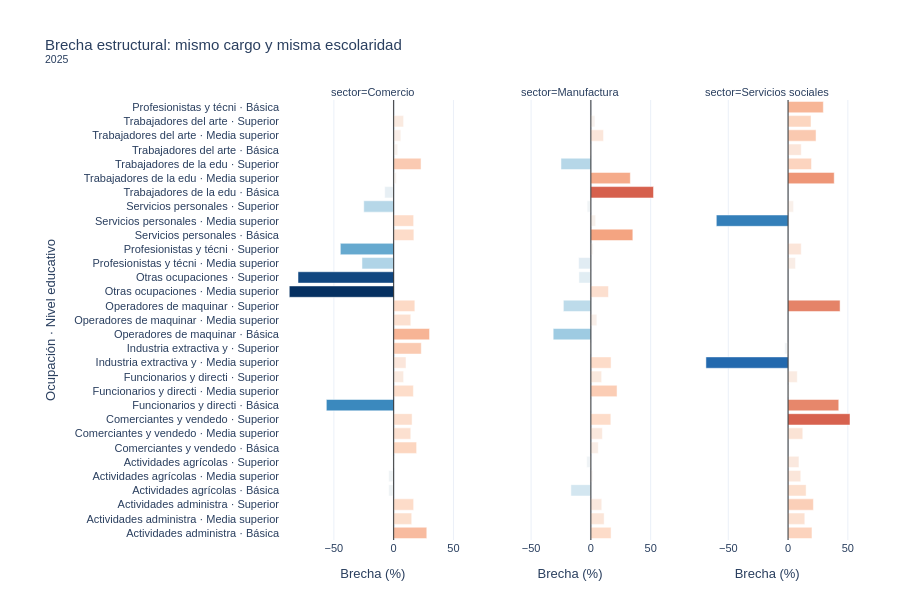

Notebook source saved alongside this figure:
### Markdown cell above
### G8 — Brecha estructural: mismo cargo y misma escolaridad

Usa la tabla de la sección 8 para mostrar los casos donde
hombres y mujeres con el mismo tipo de ocupación y nivel educativo
ganan diferente dentro del mismo sector.

Se filtra a combinaciones donde hay al menos 5,000 personas de cada sexo
para evitar que grupos muy pequeños dominen la vista.

### Code cell
archivo_est = next(RUTA_ANALISIS.glob('brecha_estructural_*.csv'), None)
if not archivo_est:
    raise FileNotFoundError('Corre la sección 9 del 02_calculo primero.')

pivot_ext = pd.read_csv(archivo_est, encoding='utf-8-sig')
anio_ult  = int(archivo_est.stem.split('_')[-1])

sectores_g8    = ['Manufactura','Comercio','Servicios sociales']
niveles_validos = ['Básica','Media superior','Superior']

df_g8 = pivot_ext[
    pivot_ext['sector'].isin(sectores_g8) &
    pivot_ext['nivel_educ'].isin(niveles_validos) &
    pivot_ext['brecha_pct'].notna()
].dropna(subset=['Hombre','Mujer']).copy()

df_g8['etiqueta'] = df_g8['ocupacion'].str[:22] + ' · ' + df_g8['nivel_educ']

fig8 = px.bar(
    df_g8, x='brecha_pct', y='etiqueta',
    facet_col='sector', facet_col_wrap=3,
    color='brecha_pct',
    color_continuous_scale='RdBu_r', color_continuous_midpoint=0,
    orientation='h',
    labels={'brecha_pct':'Brecha (%)','etiqueta':'Ocupación · Nivel educativo'},
    title='Brecha estructural: mismo cargo y misma escolaridad<br>'
          f'<sup>{anio_ult}</sup>',
)
fig8.add_vline(x=0, line_color='black', line_width=0.8)
fig8.update_coloraxes(showscale=False)
fig8.update_layout(
    template='plotly_white',
    margin=dict(t=100, b=60, l=280, r=40), height=600,
    font=dict(family='Arial, sans-serif', size=11),
)
fig8.write_html(str(RUTA_DASH / 'g8_brecha_estructural.html'), include_plotlyjs='cdn')
fig8.show()
print('G8 guardada.')

### Figure 1 — Plotly figure (JSON) as saved in the notebook; plotly's stock layout.template omitted (floating-point values rounded to 4 significant figures)
{"data": [{"hovertemplate": "sector=Comercio<br>Brecha (%)=%{marker.color}<br>Ocupación · Nivel educativo=%{y}<extra></extra>", "legendgroup": "", "marker": {"color": [27.7, 15.1, 16.7, -4.2, -4.2, 0.5, 19.2, 14.3, 15.4, -56.3, 16.5, 8.3, 10.3, 23.1, 30.0, 14.3, 17.7, -87.3, -80.0, -26.5, -44.6, 16.9, 16.7, -25.0, -7.5, 2.4, 22.9, 3.4, 6.0, 8.3], "coloraxis": "coloraxis", "pattern": {"shape": ""}}, "name": "", "orientation": "h", "showlegend": false, "textposition": "auto", "type": "bar", "x": [27.7, 15.1, 16.7, -4.2, -4.2, 0.5, 19.2, 14.3, 15.4, -56.3, 16.5, 8.3, 10.3, 23.1, 30.0, 14.3, 17.7, -87.3, -80.0, -26.5, -44.6, 16.9, 16.7, -25.0, -7.5, 2.4, 22.9, 3.4, 6.0, 8.3], "xaxis": "x", "y": ["Actividades administra · Básica", "Actividades administra · Media superior", "Actividades administra · Superior", "Actividades agrícolas · Básica", "Actividades agrícolas · Media superior", "Actividades agrícolas · Superior", "Comerciantes y vendedo · Básica", "Comerciantes y vendedo · Media superior", "Comerciantes y vendedo · Superior", "Funcionarios y directi · Básica", "Funcionarios y directi · Media superior", "Funcionarios y directi · Superior", "Industria extractiva y · Media superior", "Industria extractiva y · Superior", "Operadores de maquinar · Básica", "Operadores de maquinar · Media superior", "Operadores de maquinar · Superior", "Otras ocupaciones · Media superior", "Otras ocupaciones · Superior", "Profesionistas y técni · Media superior", "Profesionistas y técni · Superior", "Servicios personales · Básica", "Servicios personales · Media superior", "Servicios personales · Superior", "Trabajadores de la edu · Básica", "Trabajadores de la edu · Media superior", "Trabajadores de la edu · Superior", "Trabajadores del arte · Básica", "Trabajadores del arte · Media superior", "Trabajadores del arte · Superior"], "yaxis": "y"}, {"hovertemplate": "sector=Manufactura<br>Brecha (%)=%{marker.color}<br>Ocupación · Nivel educativo=%{y}<extra></extra>", "legendgroup": "", "marker": {"color": [16.9, 11.1, 9.1, -16.7, 1.6, -3.5, 6.2, 9.6, 16.7, -0.3, 21.9, 9.0, 16.9, -0.3, -31.5, 5.0, -23.0, 14.7, -10.0, -10.2, 1.9, 35.1, 4.0, -3.1, 52.4, 33.0, -25.0, -0.6, 10.6, 3.4], "coloraxis": "coloraxis", "pattern": {"shape": ""}}, "name": "", "orientation": "h", "showlegend": false, "textposition": "auto", "type": "bar", "x": [16.9, 11.1, 9.1, -16.7, 1.6, -3.5, 6.2, 9.6, 16.7, -0.3, 21.9, 9.0, 16.9, -0.3, -31.5, 5.0, -23.0, 14.7, -10.0, -10.2, 1.9, 35.1, 4.0, -3.1, 52.4, 33.0, -25.0, -0.6, 10.6, 3.4], "xaxis": "x2", "y": ["Actividades administra · Básica", "Actividades administra · Media superior", "Actividades administra · Superior", "Actividades agrícolas · Básica", "Actividades agrícolas · Media superior", "Actividades agrícolas · Superior", "Comerciantes y vendedo · Básica", "Comerciantes y vendedo · Media superior", "Comerciantes y vendedo · Superior", "Funcionarios y directi · Básica", "Funcionarios y directi · Media superior", "Funcionarios y directi · Superior", "Industria extractiva y · Media superior", "Industria extractiva y · Superior", "Operadores de maquinar · Básica", "Operadores de maquinar · Media superior", "Operadores de maquinar · Superior", "Otras ocupaciones · Media superior", "Otras ocupaciones · Superior", "Profesionistas y técni · Media superior", "Profesionistas y técni · Superior", "Servicios personales · Básica", "Servicios personales · Media superior", "Servicios personales · Superior", "Trabajadores de la edu · Básica", "Trabajadores de la edu · Media superior", "Trabajadores de la edu · Superior", "Trabajadores del arte · Básica", "Trabajadores del arte · Media superior", "Trabajadores del arte · Superior"], "yaxis": "y2"}, {"hovertemplate": "sector=Servicios sociales<br>Brecha (%)=%{marker.color}<br>Ocupación · Nivel educativo=%{y}<extra></extra>", "legendgroup": "", "marker": {"color": [20.0, 14.0, 21.2, 15.1, 10.6, 9.1, 12.3, 51.8, 42.4, 1.2, 7.7, -68.7, -2.9, 43.5, 29.5, 6.2, 11.0, -60.0, 4.6, 38.6, 19.6, 11.0, 23.4, 19.2], "coloraxis": "coloraxis", "pattern": {"shape": ""}}, "name": "", "orientation": "h", "showlegend": false, "textposition": "auto", "type": "bar", "x": [20.0, 14.0, 21.2, 15.1, 10.6, 9.1, 12.3, 51.8, 42.4, 1.2, 7.7, -68.7, -2.9, 43.5, 29.5, 6.2, 11.0, -60.0, 4.6, 38.6, 19.6, 11.0, 23.4, 19.2], "xaxis": "x3", "y": ["Actividades administra · Básica", "Actividades administra · Media superior", "Actividades administra · Superior", "Actividades agrícolas · Básica", "Actividades agrícolas · Media superior", "Actividades agrícolas · Superior", "Comerciantes y vendedo · Media superior", "Comerciantes y vendedo · Superior", "Funcionarios y directi · Básica", "Funcionarios y directi · Media superior", "Funcionarios y directi · Superior", "Industria extractiva y · Media superior", "Industria extractiva y · Superior", "Operadores de maquinar · Superior", "Profesionistas y técni · Básica", "Profesionistas y técni · Media superior", "Profesionistas y técni · Superior", "Servicios personales · Media superior", "Servicios personales · Superior", "Trabajadores de la edu · Media superior", "Trabajadores de la edu · Superior", "Trabajadores del arte · Básica", "Trabajadores del arte · Media superior", "Trabajadores del arte · Superior"], "yaxis": "y3"}], "layout": {"annotations": [{"showarrow": false, "text": "sector=Comercio", "x": 0.16, "xanchor": "center", "xref": "paper", "y": 1, "yanchor": "bottom", "yref": "paper"}, {"showarrow": false, "text": "sector=Manufactura", "x": 0.5, "xanchor": "center", "xref": "paper", "y": 1, "yanchor": "bottom", "yref": "paper"}, {"showarrow": false, "text": "sector=Servicios sociales", "x": 0.84, "xanchor": "center", "xref": "paper", "y": 1, "yanchor": "bottom", "yref": "paper"}], "barmode": "relative", "coloraxis": {"cmid": 0, "colorbar": {"title": {"text": "Brecha (%)"}}, "colorscale": [[0, "rgb(5,48,97)"], [0.1, "rgb(33,102,172)"], [0.2, "rgb(67,147,195)"], [0.3, "rgb(146,197,222)"], [0.4, "rgb(209,229,240)"], [0.5, "rgb(247,247,247)"], [0.6, "rgb(253,219,199)"], [0.7, "rgb(244,165,130)"], [0.8, "rgb(214,96,77)"], [0.9, "rgb(178,24,43)"], [1, "rgb(103,0,31)"]], "showscale": false}, "font": {"family": "Arial, sans-serif", "size": 11}, "height": 600, "legend": {"tracegroupgap": 0}, "margin": {"b": 60, "l": 280, "r": 40, "t": 100}, "shapes": [{"line": {"color": "black", "width": 0.8}, "type": "line", "x0": 0, "x1": 0, "xref": "x", "y0": 0, "y1": 1, "yref": "y domain"}, {"line": {"color": "black", "width": 0.8}, "type": "line", "x0": 0, "x1": 0, "xref": "x2", "y0": 0, "y1": 1, "yref": "y2 domain"}, {"line": {"color": "black", "width": 0.8}, "type": "line", "x0": 0, "x1": 0, "xref": "x3", "y0": 0, "y1": 1, "yref": "y3 domain"}], "title": {"text": "Brecha estructural: mismo cargo y misma escolaridad<br><sup>2025</sup>"}, "xaxis": {"anchor": "y", "domain": [0, 0.32], "title": {"text": "Brecha (%)"}}, "xaxis2": {"anchor": "y2", "domain": [0.34, 0.66], "matches": "x", "title": {"text": "Brecha (%)"}}, "xaxis3": {"anchor": "y3", "domain": [0.68, 1.0], "matches": "x", "title": {"text": "Brecha (%)"}}, "yaxis": {"anchor": "x", "domain": [0, 1], "title": {"text": "Ocupación · Nivel educativo"}}, "yaxis2": {"anchor": "x2", "domain": [0, 1], "matches": "y", "showticklabels": false}, "yaxis3": {"anchor": "x3", "domain": [0, 1], "matches": "y", "showticklabels": false}}}
